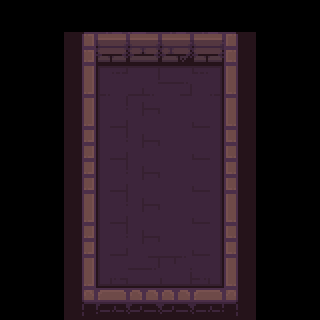

Tiled map render using the project's own tile images. Description and the whole map definition, tile-layer contents included, below:
An orthogonal 10x10 tile map with 32x32 px tiles, 1 tile layer (floor) and 2 objects (hero-start).

<map version="1.2" tiledversion="1.2.4" orientation="orthogonal" renderorder="right-down" width="10" height="10" tilewidth="32" tileheight="32" infinite="0" nextlayerid="5" nextobjectid="4">
 <properties>
  <property name="message" value="template message" />
 </properties>
 <tileset firstgid="1" source="../maps/dungeon-tileset.tsx" />
 <layer id="1" name="floor" width="10" height="10">
  <data encoding="csv">
0,0,0,0,0,0,0,0,0,0,
0,0,1,2,3,4,5,6,0,0,
0,0,11,12,13,14,15,16,0,0,
0,0,11,22,23,24,25,16,0,0,
0,0,21,22,23,24,25,26,0,0,
0,0,21,22,23,24,25,26,0,0,
0,0,11,22,23,24,25,16,0,0,
0,0,21,22,23,24,25,26,0,0,
0,0,31,32,33,34,35,36,0,0,
0,0,41,42,43,44,45,46,0,0
</data>
 </layer>
 <objectgroup id="4" name="objects">
  <object id="3" gid="85" x="96" y="96" width="32" height="32" />
 </objectgroup>
 <objectgroup id="2" name="markers">
  <object id="1" name="hero-start" x="173.877" y="282.967">
   <point />
  </object>
 </objectgroup>
</map>
